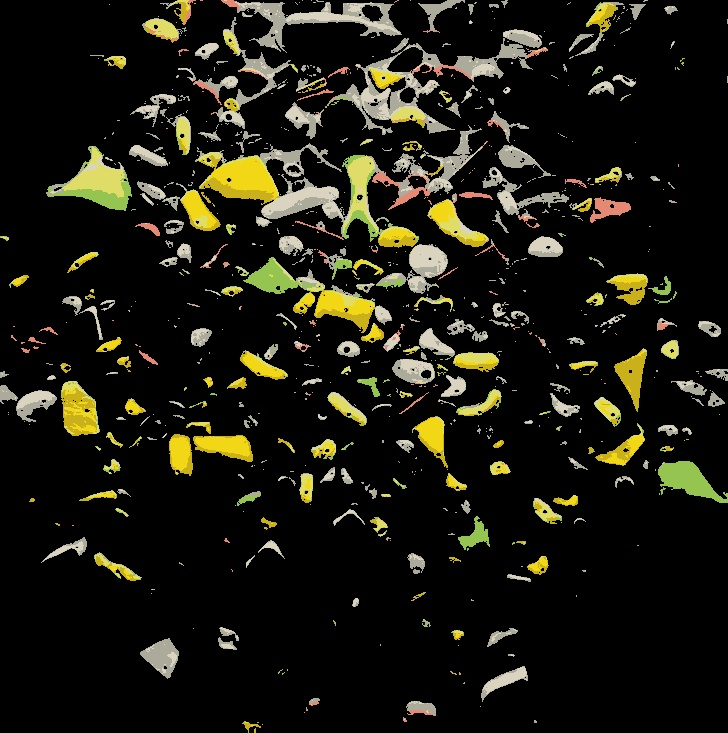
#> input picture output/no_shading.jpg, 728 x 733 px, given in place of sample_image.jpg, which was not available
$ python remove_shading.py
#> lines starting #> are read from the running program, lines starting #| are printed output that depends on the picture; after the words box and inside, x2 and y2 are one past the last pixel; in counts of white or black regions, pixels touching at a corner belong together; pictures that were not available may be replaced by others from this repository, and a replacement may not be noted
import cv2
import numpy as np
from sklearn.cluster import KMeans
import os

def remove_shading_and_keep_colors(image_path, output_path, num_colors=8, brightness_threshold=150):
    """
    Remove shading from image while preserving colors using K-means segmentation.

    Args:
        image_path: Path to input image
        output_path: Path to save output image
        num_colors: Number of color clusters for segmentation
        brightness_threshold: Threshold for keeping bright areas
    """
#> called with image_path = 'samples/sample_image.jpg', output_path = 'output/no_shading.jpg', num_colors = 8, brightness_threshold = 150
    try:
        # Suppress the physical cores warning
        os.environ['LOKY_MAX_CPU_COUNT'] = '4'

        # Read the image
        image = cv2.imread(image_path)
#> image is the input picture: shape (733, 728, 3); mean B, G, R 17.2, 26.7, 27.8

        # Convert the image from BGR to RGB
        image_rgb = cv2.cvtColor(image, cv2.COLOR_BGR2RGB)

        # Convert the image to grayscale
        gray_image = cv2.cvtColor(image, cv2.COLOR_BGR2GRAY)
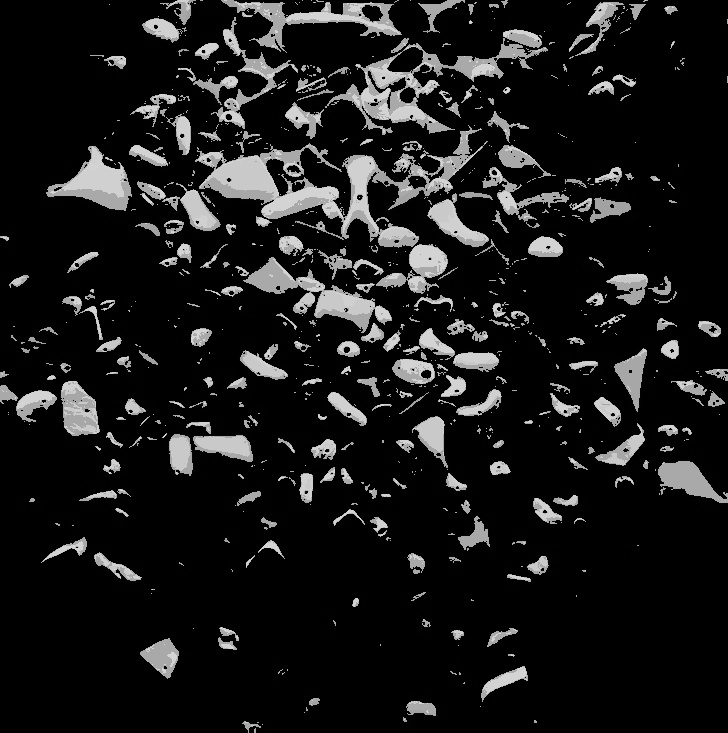
#> gray_image: shape (733, 728); min 0, max 219, mean 25.9

        # Threshold the grayscale image to keep bright areas
        _, mask = cv2.threshold(gray_image, brightness_threshold, 255, cv2.THRESH_BINARY)
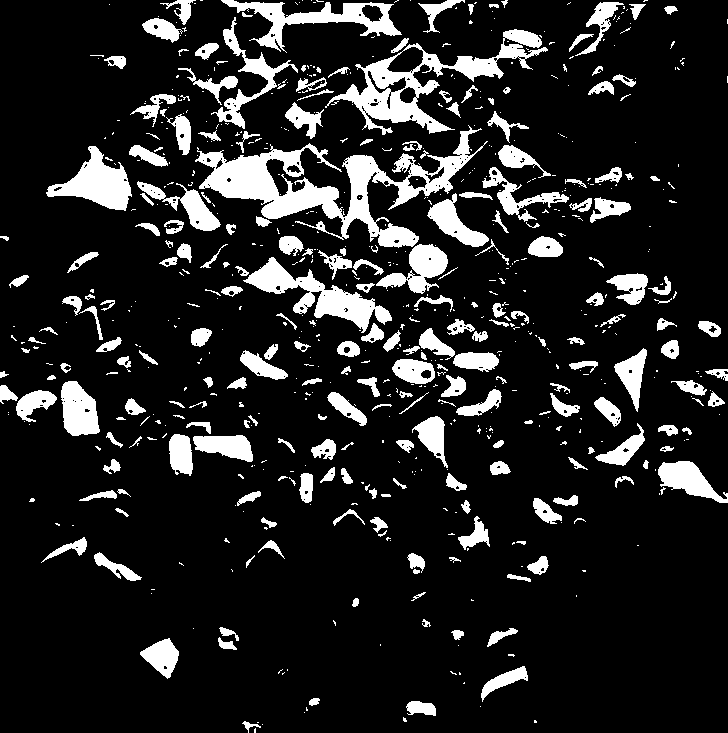
#> mask: shape (733, 728); 13.9% white; 701 white regions (461 under 20 px), largest, box (x1, y1, x2, y2) and area: (195, 125, 488, 248) 10025, (325, 29, 548, 135) 5576, (243, 257, 392, 333) 3396

        # Apply the mask to the original image
        masked_image = cv2.bitwise_and(image_rgb, image_rgb, mask=mask)

        # Reshape the image to a 2D array of pixels
        pixels = masked_image.reshape((-1, 3))

        # Perform k-means clustering for color quantization
        kmeans = KMeans(n_clusters=num_colors, n_init=10)
        kmeans.fit(pixels)

        # Assign each pixel to the nearest cluster center
        segmented_image = kmeans.cluster_centers_[kmeans.labels_]

        # Reshape the segmented image back to the original shape
        segmented_image = segmented_image.reshape(image_rgb.shape)

        # Convert the image back to BGR
        segmented_image_bgr = cv2.cvtColor(segmented_image.astype(np.uint8), cv2.COLOR_RGB2BGR)
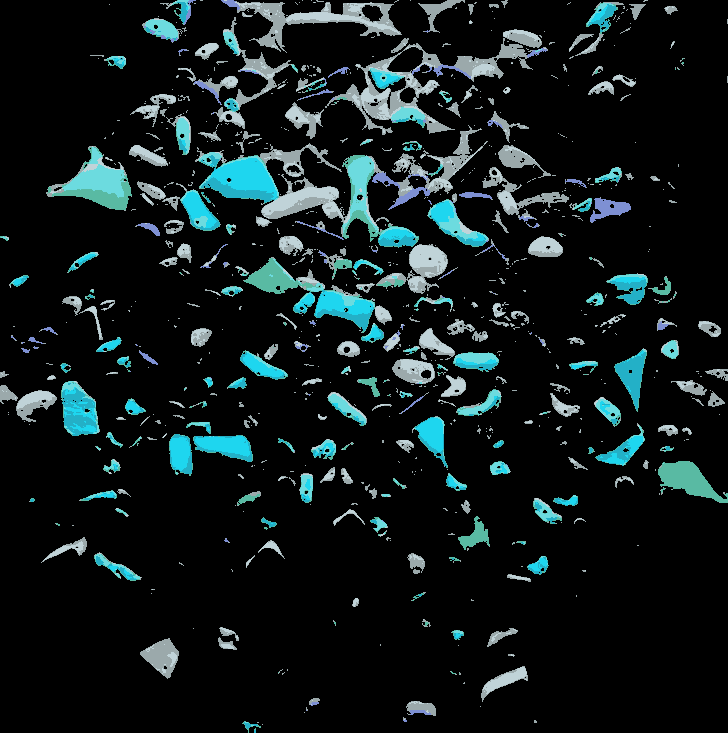
#> segmented_image_bgr: shape (733, 728, 3); mean R, G, B 16.8, 26.3, 27.3

        # Save the segmented image
        cv2.imwrite(output_path, segmented_image_bgr)

    except UnicodeDecodeError as e:
        print(f"UnicodeDecodeError: {e}")

if __name__ == "__main__":
    remove_shading_and_keep_colors('samples/sample_image.jpg', 'output/no_shading.jpg',
                                   num_colors=8, brightness_threshold=150)
